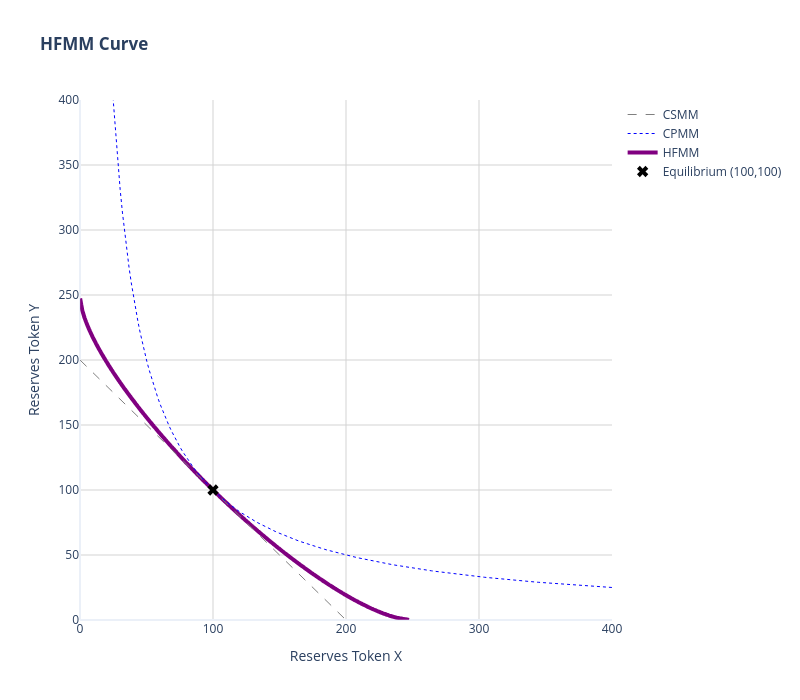

Notebook code cell kept with this figure:
### Markdown cell above
### HFMM Pricing Curve

### Code cell
import numpy as np
import plotly.graph_objects as go

x0, y0 = 100, 100
lmbda = 0.8

k_target = 100 

x_range = np.linspace(0.1, 500, 300)
y_range = np.linspace(0.1, 500, 300)
X, Y = np.meshgrid(x_range, y_range)

# HFMM Invariant
Z_hfmm = lmbda * (X + Y) / 2 + (1 - lmbda) * np.sqrt(X * Y)

# Constant Sum
y_sum_tangent = 200 - x_range

# Constant Product (Uniswap): x * y = 100^2
y_prod = (100**2) / x_range

# =========================================================
# 3. VISUALIZACIÓN
# =========================================================
fig = go.Figure()

# 1. Constant Sum
fig.add_trace(go.Scatter(
    x=x_range, y=y_sum_tangent, 
    mode='lines', name="CSMM",
    line=dict(color='gray', width=1, dash='dash')
))

# 2. Constant Product
fig.add_trace(go.Scatter(
    x=x_range, y=y_prod, 
    mode='lines', name="CPMM",
    line=dict(color='blue', width=1, dash='dot')
))

# 3. HFMM Hybrid
fig.add_trace(go.Contour(
    x=x_range, y=y_range, z=Z_hfmm,
    contours_coloring='none',
    contours=dict(start=k_target, end=k_target, size=1),
    line=dict(color='purple', width=4),
    name="HFMM"
))

fig.add_trace(go.Scatter(
    x=[x0], y=[y0], mode='markers', name="Equilibrium (100,100)",
    marker=dict(color='black', size=10, symbol='x')
))



fig.update_layout(
    title="<b>HFMM Curve",
    xaxis_title="Reserves Token X",
    yaxis_title="Reserves Token Y",
    template="plotly_white",
    xaxis=dict(range=[0, 400], gridcolor='lightgrey', zeroline=True),
    yaxis=dict(range=[0, 400], gridcolor='lightgrey', zeroline=True),
    showlegend=True,
    width=800, height=700
)

fig.show()

### Figure 1 — Plotly figure (JSON) as saved in the notebook; plotly's stock layout.template omitted (floating-point values rounded to 4 significant figures; data arrays with more than 128 entries replaced by an {"elided": "..."} marker saying what was removed)
{"data": [{"line": {"color": "gray", "dash": "dash", "width": 1}, "mode": "lines", "name": "CSMM", "type": "scatter", "x": {"elided": "300 float values"}, "y": {"elided": "300 float values"}}, {"line": {"color": "blue", "dash": "dot", "width": 1}, "mode": "lines", "name": "CPMM", "type": "scatter", "x": {"elided": "300 float values"}, "y": {"elided": "300 float values"}}, {"contours": {"coloring": "none", "end": 100, "size": 1, "start": 100}, "line": {"color": "purple", "width": 4}, "name": "HFMM", "type": "contour", "x": {"elided": "300 float values"}, "y": {"elided": "300 float values"}, "z": {"elided": "300x300 float values"}}, {"marker": {"color": "black", "size": 10, "symbol": "x"}, "mode": "markers", "name": "Equilibrium (100,100)", "type": "scatter", "x": [100], "y": [100]}], "layout": {"height": 700, "showlegend": true, "title": {"text": "<b>HFMM Curve"}, "width": 800, "xaxis": {"gridcolor": "lightgrey", "range": [0, 400], "title": {"text": "Reserves Token X"}, "zeroline": true}, "yaxis": {"gridcolor": "lightgrey", "range": [0, 400], "title": {"text": "Reserves Token Y"}, "zeroline": true}}}
